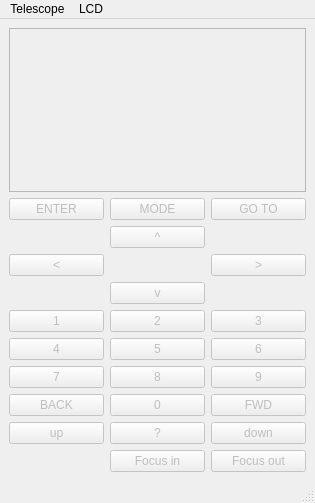
<?xml version="1.0" encoding="UTF-8"?>
<ui version="4.0">
 <class>MainWindow</class>
 <widget class="QMainWindow" name="MainWindow">
  <property name="geometry">
   <rect>
    <x>0</x>
    <y>0</y>
    <width>315</width>
    <height>503</height>
   </rect>
  </property>
  <property name="windowTitle">
   <string>MainWindow</string>
  </property>
  <widget class="QWidget" name="centralwidget">
   <property name="enabled">
    <bool>false</bool>
   </property>
   <layout class="QGridLayout" name="gridLayout">
    <item row="9" column="1">
     <widget class="QPushButton" name="pushButton_Help">
      <property name="text">
       <string>?</string>
      </property>
      <property name="shortcut">
       <string>?</string>
      </property>
     </widget>
    </item>
    <item row="6" column="1">
     <widget class="QPushButton" name="pushButton_Num5">
      <property name="text">
       <string>5</string>
      </property>
      <property name="shortcut">
       <string>5</string>
      </property>
     </widget>
    </item>
    <item row="7" column="2">
     <widget class="QPushButton" name="pushButton_Num9">
      <property name="text">
       <string>9</string>
      </property>
      <property name="shortcut">
       <string>9</string>
      </property>
     </widget>
    </item>
    <item row="6" column="0">
     <widget class="QPushButton" name="pushButton_Num4">
      <property name="text">
       <string>4</string>
      </property>
      <property name="shortcut">
       <string>4</string>
      </property>
     </widget>
    </item>
    <item row="7" column="1">
     <widget class="QPushButton" name="pushButton_Num8">
      <property name="text">
       <string>8</string>
      </property>
      <property name="shortcut">
       <string>8</string>
      </property>
     </widget>
    </item>
    <item row="9" column="2">
     <widget class="QPushButton" name="pushButton_ScrollDown">
      <property name="text">
       <string>down</string>
      </property>
      <property name="shortcut">
       <string>PgDown</string>
      </property>
     </widget>
    </item>
    <item row="8" column="1">
     <widget class="QPushButton" name="pushButton_Num0">
      <property name="text">
       <string>0</string>
      </property>
      <property name="shortcut">
       <string>0</string>
      </property>
     </widget>
    </item>
    <item row="6" column="2">
     <widget class="QPushButton" name="pushButton_Num6">
      <property name="text">
       <string>6</string>
      </property>
      <property name="shortcut">
       <string>6</string>
      </property>
     </widget>
    </item>
    <item row="9" column="0">
     <widget class="QPushButton" name="pushButton_ScrollUp">
      <property name="text">
       <string>up</string>
      </property>
      <property name="shortcut">
       <string>PgUp</string>
      </property>
     </widget>
    </item>
    <item row="7" column="0">
     <widget class="QPushButton" name="pushButton_Num7">
      <property name="text">
       <string>7</string>
      </property>
      <property name="shortcut">
       <string>7</string>
      </property>
     </widget>
    </item>
    <item row="0" column="0" colspan="3">
     <widget class="QPlainTextEdit" name="plainTextEdit_LCD">
      <property name="font">
       <font>
        <pointsize>10</pointsize>
       </font>
      </property>
      <property name="readOnly">
       <bool>true</bool>
      </property>
     </widget>
    </item>
    <item row="1" column="1">
     <widget class="QPushButton" name="pushButton_Mode">
      <property name="text">
       <string>MODE</string>
      </property>
      <property name="shortcut">
       <string>Esc</string>
      </property>
     </widget>
    </item>
    <item row="1" column="2">
     <widget class="QPushButton" name="pushButton_Goto">
      <property name="text">
       <string>GO TO</string>
      </property>
      <property name="shortcut">
       <string>Home</string>
      </property>
     </widget>
    </item>
    <item row="3" column="2">
     <widget class="QPushButton" name="pushButton_East">
      <property name="text">
       <string>&gt;</string>
      </property>
      <property name="shortcut">
       <string>Right</string>
      </property>
     </widget>
    </item>
    <item row="4" column="1">
     <widget class="QPushButton" name="pushButton_South">
      <property name="text">
       <string>v</string>
      </property>
      <property name="shortcut">
       <string>Down</string>
      </property>
     </widget>
    </item>
    <item row="5" column="0">
     <widget class="QPushButton" name="pushButton_Num1">
      <property name="text">
       <string>1</string>
      </property>
      <property name="shortcut">
       <string>1</string>
      </property>
     </widget>
    </item>
    <item row="5" column="1">
     <widget class="QPushButton" name="pushButton_Num2">
      <property name="text">
       <string>2</string>
      </property>
      <property name="shortcut">
       <string>2</string>
      </property>
     </widget>
    </item>
    <item row="5" column="2">
     <widget class="QPushButton" name="pushButton_Num3">
      <property name="text">
       <string>3</string>
      </property>
      <property name="shortcut">
       <string>3</string>
      </property>
     </widget>
    </item>
    <item row="1" column="0">
     <widget class="QPushButton" name="pushButton_Enter">
      <property name="text">
       <string>ENTER</string>
      </property>
      <property name="shortcut">
       <string>Return</string>
      </property>
     </widget>
    </item>
    <item row="3" column="0">
     <widget class="QPushButton" name="pushButton_West">
      <property name="text">
       <string>&lt;</string>
      </property>
      <property name="shortcut">
       <string>Left</string>
      </property>
     </widget>
    </item>
    <item row="2" column="1">
     <widget class="QPushButton" name="pushButton_North">
      <property name="text">
       <string>^</string>
      </property>
      <property name="shortcut">
       <string>Up</string>
      </property>
     </widget>
    </item>
    <item row="8" column="0">
     <widget class="QPushButton" name="pushButton_Back">
      <property name="text">
       <string>BACK</string>
      </property>
     </widget>
    </item>
    <item row="8" column="2">
     <widget class="QPushButton" name="pushButton_Fwd">
      <property name="text">
       <string>FWD</string>
      </property>
     </widget>
    </item>
    <item row="10" column="1">
     <widget class="QPushButton" name="pushButton_FocIn">
      <property name="text">
       <string>Focus in</string>
      </property>
      <property name="shortcut">
       <string>+</string>
      </property>
     </widget>
    </item>
    <item row="10" column="2">
     <widget class="QPushButton" name="pushButton_FocOut">
      <property name="text">
       <string>Focus out</string>
      </property>
      <property name="shortcut">
       <string>-</string>
      </property>
     </widget>
    </item>
   </layout>
  </widget>
  <widget class="QMenuBar" name="menubar">
   <property name="geometry">
    <rect>
     <x>0</x>
     <y>0</y>
     <width>315</width>
     <height>26</height>
    </rect>
   </property>
   <widget class="QMenu" name="menuTelescope">
    <property name="enabled">
     <bool>true</bool>
    </property>
    <property name="title">
     <string>Telescope</string>
    </property>
    <addaction name="actionconnect_ASCOM"/>
    <addaction name="actionconnect_UART"/>
    <addaction name="actiondisconnect"/>
   </widget>
   <widget class="QMenu" name="menuDisplay">
    <property name="title">
     <string>LCD</string>
    </property>
    <addaction name="actionpoll"/>
    <addaction name="actionupdate_now"/>
   </widget>
   <addaction name="menuTelescope"/>
   <addaction name="menuDisplay"/>
  </widget>
  <widget class="QStatusBar" name="statusbar"/>
  <action name="actionselect">
   <property name="text">
    <string>select</string>
   </property>
  </action>
  <action name="actionconnect_ASCOM">
   <property name="enabled">
    <bool>true</bool>
   </property>
   <property name="text">
    <string>connect ASCOM</string>
   </property>
  </action>
  <action name="actiondisconnect">
   <property name="enabled">
    <bool>false</bool>
   </property>
   <property name="text">
    <string>disconnect</string>
   </property>
  </action>
  <action name="actionpoll">
   <property name="checkable">
    <bool>true</bool>
   </property>
   <property name="checked">
    <bool>true</bool>
   </property>
   <property name="text">
    <string>poll</string>
   </property>
  </action>
  <action name="actionupdate_now">
   <property name="enabled">
    <bool>false</bool>
   </property>
   <property name="text">
    <string>update now</string>
   </property>
  </action>
  <action name="actionconnect_UART">
   <property name="text">
    <string>connect UART</string>
   </property>
  </action>
 </widget>
 <resources/>
 <connections/>
</ui>
